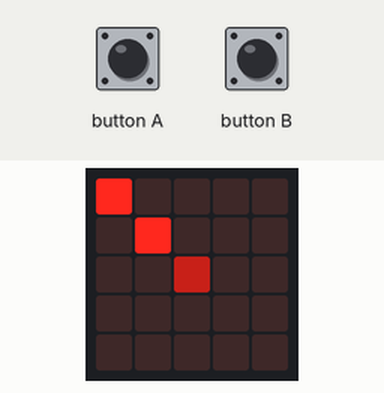
Bench run of a program on a simulated BBC micro:bit (MakeCode). Parts: the board's 5×5 LED display. Inputs (shaded band) come from the test bench.

Above: at 1.2 s.
1.3 s: button A pressed for 0.15 s
At 1.8 s:
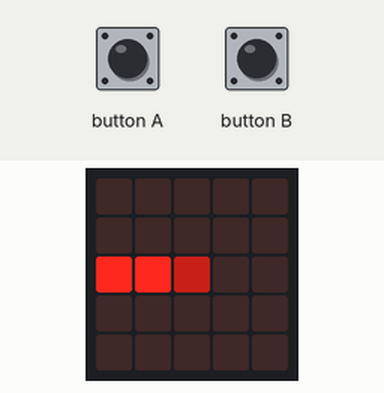
At 2.3 s:
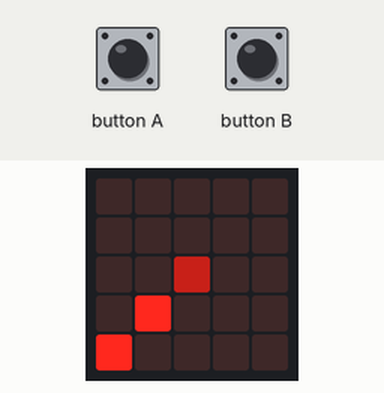
Timing chart, 0 to 4.3 s (numbered marks = the images above; inputs shaded):
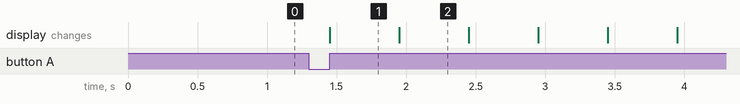

Measured:
- after the input at 1.3 s, the display: changes after 0.15 s (image 1)
- what the display in image 1 shows lasts 0.5 s, from 1.5 s to 2.0 s

The program:

main.ts
```typescript
led.plotBrightness(0 + 2, 0 + 2, 100)
led.plot(0, 0)
led.plot(1, 1)
let A = 0
let B = 0
input.onButtonPressed(Button.A, function on_button_pressed_a() {

    A = 1
    B = 1
    while (A == 1) {
        basic.clearScreen()
        led.plotBrightness(0 + 2, 0 + 2, 100)
        led.plot(0, 2)
        led.plot(1, 2)
        basic.pause(500)
        basic.clearScreen()
        led.plotBrightness(0 + 2, 0 + 2, 100)
        led.plot(0, 4)
        led.plot(1, 3)
        basic.pause(500)
        basic.clearScreen()
        led.plotBrightness(0 + 2, 0 + 2, 100)
        led.plot(2, 4)
        led.plot(2, 3)
        basic.pause(500)
        basic.clearScreen()
        led.plotBrightness(0 + 2, 0 + 2, 100)
        led.plot(4, 4)
        led.plot(3, 3)
        basic.pause(500)
        basic.clearScreen()
        led.plotBrightness(0 + 2, 0 + 2, 100)
        led.plot(4, 2)
        led.plot(3, 2)
        basic.pause(500)
        basic.clearScreen()
        led.plotBrightness(0 + 2, 0 + 2, 100)
        led.plot(4, 0)
        led.plot(3, 1)
        basic.pause(500)
        basic.clearScreen()
        led.plotBrightness(0 + 2, 0 + 2, 100)
        led.plot(2, 0)
        led.plot(2, 1)
        basic.pause(500)
        basic.clearScreen()
        led.plotBrightness(0 + 2, 0 + 2, 100)
        led.plot(0, 0)
        led.plot(1, 1)
        basic.pause(500)
    }
})
input.onButtonPressed(Button.B, function on_button_pressed_b() {

    A = 0
    B = 0
    while (B == 0) {
        basic.clearScreen()
        led.plotBrightness(0 + 2, 0 + 2, 100)
        led.plot(2, 0)
        led.plot(2, 1)
        basic.pause(500)
        basic.clearScreen()
        led.plotBrightness(0 + 2, 0 + 2, 100)
        led.plot(4, 0)
        led.plot(3, 1)
        basic.pause(500)
        basic.clearScreen()
        led.plotBrightness(0 + 2, 0 + 2, 100)
        led.plot(4, 2)
        led.plot(3, 2)
        basic.pause(500)
        basic.clearScreen()
        led.plotBrightness(0 + 2, 0 + 2, 100)
        led.plot(4, 4)
        led.plot(3, 3)
        basic.pause(500)
        basic.clearScreen()
        led.plotBrightness(0 + 2, 0 + 2, 100)
        led.plot(2, 4)
        led.plot(2, 3)
        basic.pause(500)
        basic.clearScreen()
        led.plotBrightness(0 + 2, 0 + 2, 100)
        led.plot(0, 4)
        led.plot(1, 3)
        basic.pause(500)
        basic.clearScreen()
        led.plotBrightness(0 + 2, 0 + 2, 100)
        led.plot(0, 2)
        led.plot(1, 2)
        basic.pause(500)
        basic.clearScreen()
        led.plotBrightness(0 + 2, 0 + 2, 100)
        led.plot(0, 0)
        led.plot(1, 1)
        basic.pause(500)
    }
})
```

test.ts
```typescript
// Tady jsou testy. Při použití tohoto balíčku jako rozšíření nebude zkompilováno.
```
